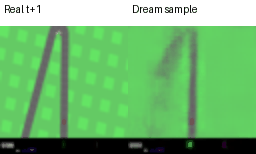
#> input picture docs/assets/baseline/rollout.gif, 256 x 154 px, found by its file name
$ python export_video.py
#> lines starting #> are read from the running program, lines starting #| are printed output that depends on the picture
### src/world_models/visualization.py
"""Headless plots, labeled image grids, and animated comparisons."""
from __future__ import annotations

from pathlib import Path
import numpy as np
from PIL import Image, ImageDraw


def to_images(tensor) -> np.ndarray:
    return tensor.detach().cpu().clamp(0, 1).permute(0, 2, 3, 1).mul(255).byte().numpy()


# [28 lines left out: functions image_grid, comparison_gif, not called in this run]


def gif_to_video(source: Path, destination: Path, scale: int = 2):
    """Export the existing synchronized comparison GIF as a slowed-down MP4.

    Preserve GIF frame timing (150 ms per rollout frame) and both labeled panels.
    This is a diagnostic playback, rather than the simulator's native frame rate.
    """
#> called with scale = 2
    import math
    try:
        import imageio.v2 as imageio
        import imageio_ffmpeg  # noqa: F401 -- required by the FFMPEG plugin
    except ImportError as exc:
        raise RuntimeError("Video export needs the video extra: uv pip install -e '.[video]'") from exc
    if scale < 1:
        raise ValueError("scale must be positive")
    destination.parent.mkdir(parents=True, exist_ok=True)
    with Image.open(source) as gif:
        # A common integer timebase preserves variable GIF frame durations too.
#> gif is the input picture: PIL image 256x154 P; mean R, G, B 114.8, 184.8, 114.9
        durations = []
        for index in range(gif.n_frames):
            gif.seek(index)
            durations.append(max(10, int(gif.info.get("duration", 150))))
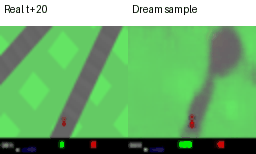
#> gif: PIL image 256x154 RGB; mean R, G, B 115.4, 178.1, 114.8
#> after the loop, durations = [150, 150, 150, 150, 150, 150, 150, 150, 150, 150, 150, 150, 150, 150, 150, 150, 150, 150, 150, 150]
        tick = math.gcd(*durations)
#> tick = 150
        width, height = gif.width * scale, gif.height * scale
#> width = 512; height = 308
        # H.264 yuv420p requires even dimensions; pad instead of stretching.
        size = (width + width % 2, height + height % 2)
#> size = (512, 308)
        with imageio.get_writer(str(destination), format="FFMPEG", fps=1000 / tick,
                                codec="libx264", pixelformat="yuv420p", macro_block_size=1,
                                output_params=["-movflags", "+faststart"]) as writer:
            for index, duration in enumerate(durations):
                gif.seek(index)
                frame = gif.convert("RGB").resize((width, height), Image.Resampling.NEAREST)
                canvas = Image.new("RGB", size, "white")
                canvas.paste(frame, (0, 0))
                for _ in range(duration // tick):
                    writer.append_data(np.asarray(canvas))
#> this loop made 1 pass
#> duration on pass 1: 150


# [14 lines left out: function plot_history, not called in this run]

### scripts/_bootstrap.py
"""Allow direct script execution from an uninstalled source checkout."""
import os
import sys
from pathlib import Path

ROOT = Path(__file__).resolve().parents[1]
sys.path.insert(0, str(ROOT / "src"))
# Keep generated Matplotlib cache inside the project output directory.
os.environ.setdefault("MPLCONFIGDIR", str(ROOT / "outputs" / ".matplotlib"))


def run(main):
    try:
        main()
    except (ValueError, FileNotFoundError, RuntimeError, FloatingPointError) as exc:
        print(f"Error: {exc}", file=sys.stderr)
        sys.exit(1)

### scripts/export_video.py
"""Export an existing side-by-side rollout GIF without rerunning the models."""
import argparse
from pathlib import Path

from _bootstrap import run
from world_models.visualization import gif_to_video


def main():
    parser = argparse.ArgumentParser(description=__doc__)
    parser.add_argument("--input", type=Path, default=Path("outputs/smoke/plots/rollout.gif"))
    parser.add_argument("--output", type=Path, default=Path("outputs/smoke/plots/rollout.mp4"))
    parser.add_argument("--scale", type=int, default=2, help="Integer enlargement; default: 2")
    args = parser.parse_args()
    if args.input.resolve() == args.output.resolve():
        raise ValueError("Input and output must be different files")
    gif_to_video(args.input, args.output, scale=args.scale)
#> (the call stopped at in gif_to_video, `writer.append_data(np.asarray(canvas))`: imageio_ffmpeg is not available in this run)
    print(f"Saved actual (left) vs generated (right): {args.output}")


if __name__ == "__main__":
    run(main)

$ run again, with docs/assets/baseline/vae_reconstruction.png saved as docs/assets/baseline/rollout.gif
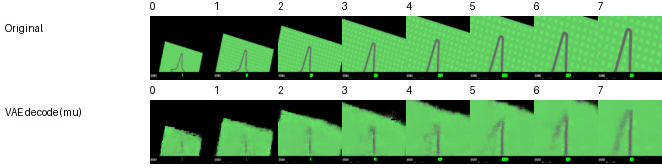
#> input picture docs/assets/baseline/vae_reconstruction.png, 662 x 168 px, found by its file name
#> in gif_to_video, gif is the input picture: PIL image 662x168 P; mean R, G, B 142.4, 182.4, 142.5
#> after the loop in gif_to_video, `for index in range(gif.n_frames):`: durations = [150]
#> tick = 150
#> the loop in gif_to_video, `for index, duration in enumerate(durations):` made 1 pass
#> pass 1, in gif_to_video, `frame = gif.convert("RGB").resize((width, height), Image.Resampling.NE..`:
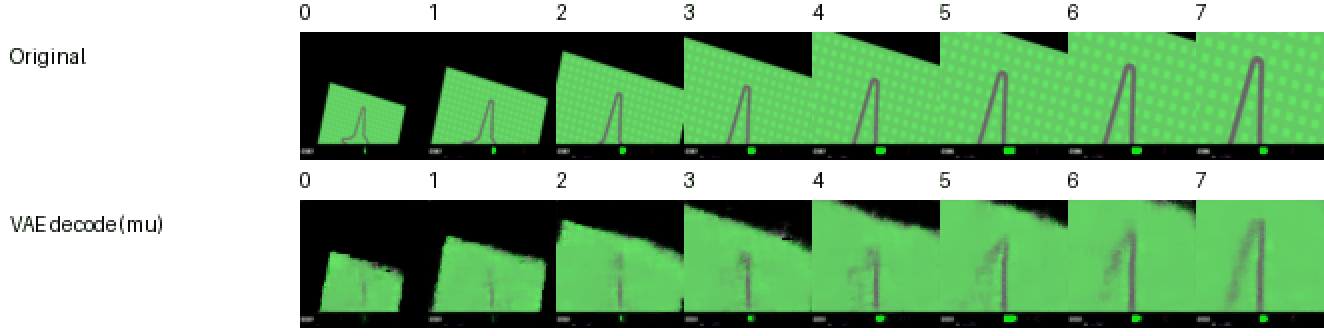
#> frame: PIL image 1324x336 RGB; mean R, G, B 142.4, 182.4, 142.5
